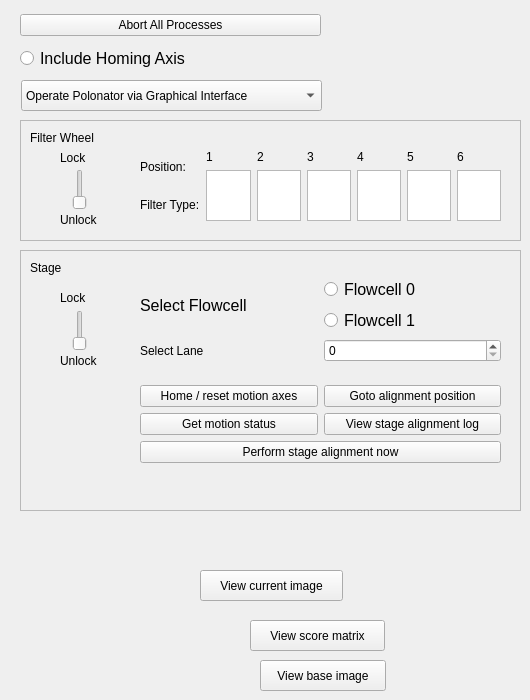
    <widget class="QWidget" name="tab_10">
     <attribute name="title">
      <string>Maintenence</string>
     </attribute>
     <widget class="QComboBox" name="comboBox_2">
      <property name="geometry">
       <rect>
        <x>21</x>
        <y>80</y>
        <width>301</width>
        <height>31</height>
       </rect>
      </property>
      <item>
       <property name="text">
        <string>Operate Polonator via Graphical Interface</string>
       </property>
      </item>
      <item>
       <property name="text">
        <string>Operate Polonator via Touch Sensor</string>
       </property>
      </item>
     </widget>
     <widget class="QWidget" name="layoutWidget_3">
      <property name="geometry">
       <rect>
        <x>20</x>
        <y>10</y>
        <width>301</width>
        <height>66</height>
       </rect>
      </property>
      <layout class="QGridLayout" name="gridLayout_3">
       <property name="leftMargin">
        <number>0</number>
       </property>
       <property name="bottomMargin">
        <number>0</number>
       </property>
       <property name="horizontalSpacing">
        <number>6</number>
       </property>
       <item row="0" column="0">
        <widget class="QPushButton" name="stopButton_2">
         <property name="text">
          <string>Abort All Processes</string>
         </property>
        </widget>
       </item>
       <item row="1" column="0">
        <widget class="QRadioButton" name="homing_axis_2">
         <property name="font">
          <font>
           <pointsize>12</pointsize>
          </font>
         </property>
         <property name="text">
          <string>Include Homing Axis</string>
         </property>
        </widget>
       </item>
      </layout>
     </widget>
     <widget class="QFrame" name="frame_34">
      <property name="geometry">
       <rect>
        <x>20</x>
        <y>250</y>
        <width>501</width>
        <height>261</height>
       </rect>
      </property>
      <property name="frameShape">
       <enum>QFrame::StyledPanel</enum>
      </property>
      <property name="frameShadow">
       <enum>QFrame::Raised</enum>
      </property>
      <widget class="QLabel" name="label_99">
       <property name="geometry">
        <rect>
         <x>40</x>
         <y>40</y>
         <width>41</width>
         <height>16</height>
        </rect>
       </property>
       <property name="text">
        <string>Lock</string>
       </property>
      </widget>
      <widget class="QLabel" name="label_100">
       <property name="geometry">
        <rect>
         <x>40</x>
         <y>100</y>
         <width>51</width>
         <height>21</height>
        </rect>
       </property>
       <property name="text">
        <string>Unlock</string>
       </property>
      </widget>
      <widget class="QSlider" name="stageSwitch_4">
       <property name="geometry">
        <rect>
         <x>50</x>
         <y>60</y>
         <width>20</width>
         <height>41</height>
        </rect>
       </property>
       <property name="maximum">
        <number>1</number>
       </property>
       <property name="orientation">
        <enum>Qt::Vertical</enum>
       </property>
      </widget>
      <widget class="QLabel" name="label_107">
       <property name="geometry">
        <rect>
         <x>10</x>
         <y>10</y>
         <width>41</width>
         <height>16</height>
        </rect>
       </property>
       <property name="text">
        <string>Stage</string>
       </property>
      </widget>
      <widget class="QWidget" name="">
       <property name="geometry">
        <rect>
         <x>120</x>
         <y>10</y>
         <width>361</width>
         <height>222</height>
        </rect>
       </property>
       <layout class="QVBoxLayout" name="verticalLayout_23">
        <item>
         <layout class="QVBoxLayout" name="verticalLayout_22">
          <item>
           <layout class="QHBoxLayout" name="horizontalLayout_17">
            <item>
             <widget class="QLabel" name="SelectFlowcelllabel_6">
              <property name="font">
               <font>
                <pointsize>12</pointsize>
               </font>
              </property>
              <property name="text">
               <string>Select Flowcell</string>
              </property>
             </widget>
            </item>
            <item>
             <layout class="QVBoxLayout" name="verticalLayout_21">
              <item>
               <widget class="QRadioButton" name="stagealign_fc0_3">
                <property name="font">
                 <font>
                  <pointsize>12</pointsize>
                 </font>
                </property>
                <property name="text">
                 <string>Flowcell 0</string>
                </property>
               </widget>
              </item>
              <item>
               <widget class="QRadioButton" name="stagealign_fc1_3">
                <property name="font">
                 <font>
                  <pointsize>12</pointsize>
                 </font>
                </property>
                <property name="text">
                 <string>Flowcell 1</string>
                </property>
               </widget>
              </item>
             </layout>
            </item>
           </layout>
          </item>
          <item>
           <layout class="QHBoxLayout" name="horizontalLayout_6">
            <item>
             <widget class="QLabel" name="Selectlanelabel_3">
              <property name="text">
               <string>Select Lane</string>
              </property>
             </widget>
            </item>
            <item>
             <widget class="QSpinBox" name="stagealign_lane_3">
              <property name="maximum">
               <number>7</number>
              </property>
             </widget>
            </item>
           </layout>
          </item>
         </layout>
        </item>
        <item>
         <layout class="QVBoxLayout" name="verticalLayout_20">
          <item>
           <layout class="QGridLayout" name="gridLayout_40">
            <item row="0" column="0">
             <widget class="QPushButton" name="utilsHomeButton_5">
              <property name="text">
               <string>Home / reset motion axes</string>
              </property>
             </widget>
            </item>
            <item row="0" column="1">
             <widget class="QPushButton" name="stagealign_gotoposition_3">
              <property name="text">
               <string>Goto alignment position</string>
              </property>
             </widget>
            </item>
            <item row="1" column="0">
             <widget class="QPushButton" name="utilsStatusButton_5">
              <property name="text">
               <string>Get motion status</string>
              </property>
             </widget>
            </item>
            <item row="1" column="1">
             <widget class="QPushButton" name="stagealign_viewlog_3">
              <property name="text">
               <string>View stage alignment log</string>
              </property>
             </widget>
            </item>
           </layout>
          </item>
          <item>
           <widget class="QPushButton" name="stagealign_dostagealign_3">
            <property name="text">
             <string>Perform stage alignment now</string>
            </property>
           </widget>
          </item>
         </layout>
        </item>
       </layout>
      </widget>
     </widget>
     <widget class="QFrame" name="frame_11">
      <property name="geometry">
       <rect>
        <x>20</x>
        <y>120</y>
        <width>501</width>
        <height>121</height>
       </rect>
      </property>
      <property name="frameShape">
       <enum>QFrame::StyledPanel</enum>
      </property>
      <property name="frameShadow">
       <enum>QFrame::Raised</enum>
      </property>
      <widget class="QLabel" name="label_97">
       <property name="geometry">
        <rect>
         <x>10</x>
         <y>10</y>
         <width>81</width>
         <height>16</height>
        </rect>
       </property>
       <property name="text">
        <string>Filter Wheel</string>
       </property>
      </widget>
      <widget class="QLabel" name="label_105">
       <property name="geometry">
        <rect>
         <x>40</x>
         <y>89</y>
         <width>67</width>
         <height>21</height>
        </rect>
       </property>
       <property name="text">
        <string>Unlock</string>
       </property>
      </widget>
      <widget class="QSlider" name="filterSwitch_4">
       <property name="geometry">
        <rect>
         <x>50</x>
         <y>49</y>
         <width>20</width>
         <height>41</height>
        </rect>
       </property>
       <property name="maximum">
        <number>1</number>
       </property>
       <property name="orientation">
        <enum>Qt::Vertical</enum>
       </property>
      </widget>
      <widget class="QLabel" name="label_104">
       <property name="geometry">
        <rect>
         <x>40</x>
         <y>30</y>
         <width>41</width>
         <height>16</height>
        </rect>
       </property>
       <property name="text">
        <string>Lock</string>
       </property>
      </widget>
      <widget class="QWidget" name="layoutWidget_20">
       <property name="geometry">
        <rect>
         <x>120</x>
         <y>30</y>
         <width>361</width>
         <height>71</height>
        </rect>
       </property>
       <layout class="QHBoxLayout" name="horizontalLayout_5">
        <item>
         <layout class="QVBoxLayout" name="verticalLayout_38">
          <item>
           <widget class="QLabel" name="label_89">
            <property name="text">
             <string>Position:</string>
            </property>
           </widget>
          </item>
          <item>
           <widget class="QLabel" name="label_90">
            <property name="text">
             <string>Filter Type:</string>
            </property>
           </widget>
          </item>
         </layout>
        </item>
        <item>
         <layout class="QGridLayout" name="gridLayout_39">
          <item row="0" column="0">
           <widget class="QLabel" name="label_91">
            <property name="text">
             <string>1</string>
            </property>
           </widget>
          </item>
          <item row="0" column="1">
           <widget class="QLabel" name="label_92">
            <property name="text">
             <string>2</string>
            </property>
           </widget>
          </item>
          <item row="0" column="2">
           <widget class="QLabel" name="label_93">
            <property name="text">
             <string>3</string>
            </property>
           </widget>
          </item>
          <item row="0" column="3">
           <widget class="QLabel" name="label_94">
            <property name="text">
             <string>4</string>
            </property>
           </widget>
          </item>
          <item row="0" column="4">
           <widget class="QLabel" name="label_95">
            <property name="text">
             <string>5</string>
            </property>
           </widget>
          </item>
          <item row="0" column="5">
           <widget class="QLabel" name="label_96">
            <property name="text">
             <string>6</string>
            </property>
           </widget>
          </item>
          <item row="1" column="0">
           <widget class="QGraphicsView" name="graphicsView_13"/>
          </item>
          <item row="1" column="1">
           <widget class="QGraphicsView" name="graphicsView_14"/>
          </item>
          <item row="1" column="2">
           <widget class="QGraphicsView" name="graphicsView_15"/>
          </item>
          <item row="1" column="3">
           <widget class="QGraphicsView" name="graphicsView_16"/>
          </item>
          <item row="1" column="4">
           <widget class="QGraphicsView" name="graphicsView_17"/>
          </item>
          <item row="1" column="5">
           <widget class="QGraphicsView" name="graphicsView_18"/>
          </item>
         </layout>
        </item>
       </layout>
      </widget>
     </widget>
     <widget class="QPushButton" name="stagealign_viewcurrent_3">
      <property name="geometry">
       <rect>
        <x>200</x>
        <y>570</y>
        <width>143</width>
        <height>31</height>
       </rect>
      </property>
      <property name="text">
       <string>View current image</string>
      </property>
     </widget>
     <widget class="QPushButton" name="stagealign_viewscore_3">
      <property name="geometry">
       <rect>
        <x>250</x>
        <y>620</y>
        <width>135</width>
        <height>31</height>
       </rect>
      </property>
      <property name="text">
       <string>View score matrix</string>
      </property>
     </widget>
     <widget class="QPushButton" name="stagealign_viewbase_3">
      <property name="geometry">
       <rect>
        <x>260</x>
        <y>660</y>
        <width>126</width>
        <height>31</height>
       </rect>
      </property>
      <property name="text">
       <string>View base image</string>
      </property>
     </widget>
    </widget>
